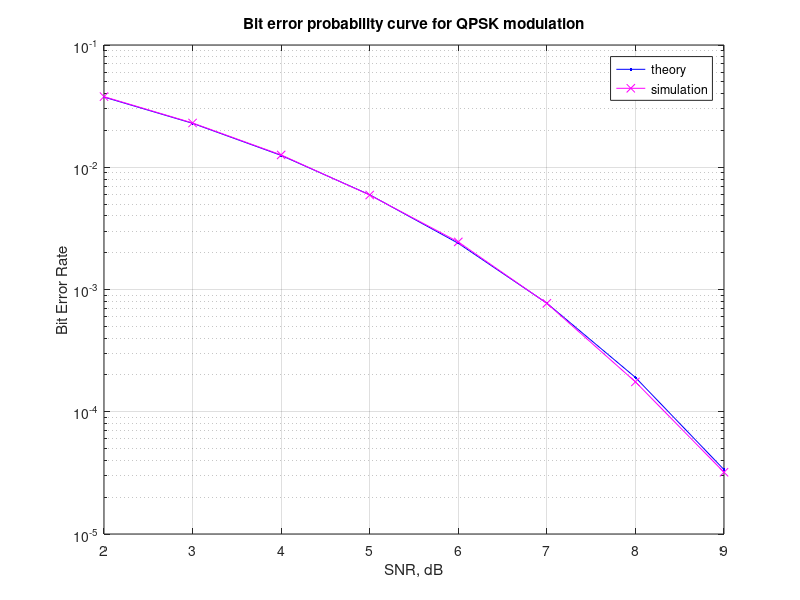

Write MATLAB code to recreate this figure.
%Quadrature Phase Shift Keying
clc
clear
M = 4; % Alphabet size
EbN0_min=2;EbN0_max=9;step=1;
SNR_QPSK=[];BER_QPSK=[];
for EbN0 = EbN0_min:step:EbN0_max
SNR_dB_QPSK=EbN0 + 3; %for QPSK Eb/N0=0.5*Es/N0=0.5*SNR
x = randi(M,1000000,1)-1;
y=qammod(x,M);
ynoisy = awgn(y,SNR_dB_QPSK,'measured');
z=qamdemod(ynoisy,M);
[num,rt]= biterr(x,z);
SNR_QPSK=[SNR_QPSK EbN0];
BER_QPSK=[BER_QPSK rt];
end

SNR_dB_QPSK=[2:1:9];
theoryBer_QPSK = 0.5*erfc(sqrt(10.^(SNR_dB_QPSK/10))); % theoretical ber
close all
figure
semilogy(SNR_dB_QPSK,theoryBer_QPSK,'b.-');
hold on
semilogy(SNR_QPSK,BER_QPSK,'mx-');
grid on
legend('theory', 'simulation');
xlabel('SNR, dB');
ylabel('Bit Error Rate');
title('Bit error probability curve for QPSK modulation');